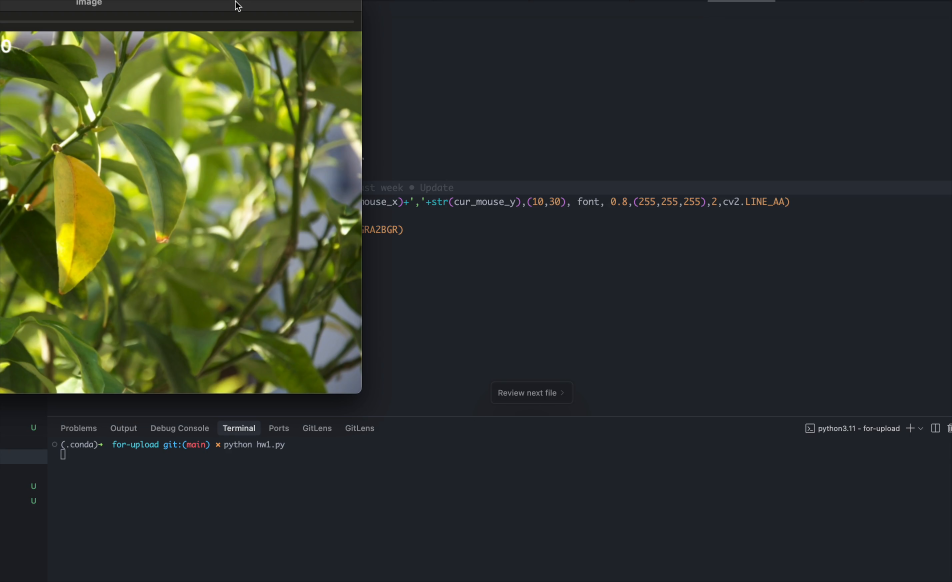
#> input picture frame 150 of assets/hw1.mp4, 2854 x 1746 px, given in place of sky.avi, which was not available (shown at 1/3 size)
$ python hw2.py
#> lines starting #> are read from the running program, lines starting #| are printed output that depends on the picture; after the words box and inside, x2 and y2 are one past the last pixel; in counts of white or black regions, pixels touching at a corner belong together; pictures that were not available may be replaced by others from this repository, and a replacement may not be noted
import cv2
import numpy as np
cap = cv2.VideoCapture('sources/sky.avi')

# rgb(175, 218, 190)
# rgb(190, 244, 227)
# rgb(166, 172, 124)

while(cap.isOpened()):
  ret, frame = cap.read()
#> frame is the input picture: shape (1746, 2854, 3); mean B, G, R 42.2, 54.1, 48.9
  hsv = cv2.cvtColor(frame, cv2.COLOR_BGR2HSV)
#> hsv: shape (1746, 2854, 3); mean H, S, V 90.4, 84.7, 59.1
  lower_blue = np.array([30,40,40])
  upper_blue = np.array([180,255,255])
  mask = cv2.inRange(hsv, lower_blue, upper_blue)
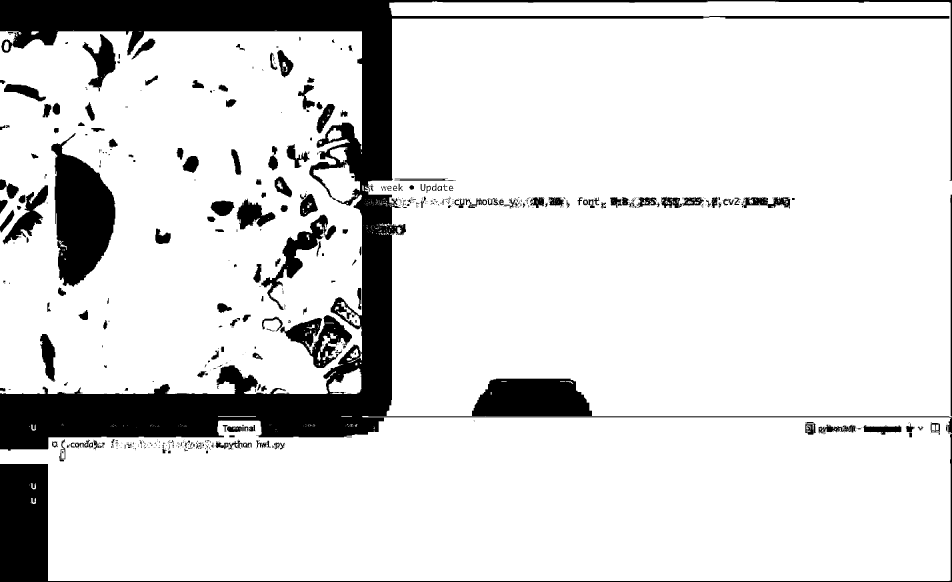
#> mask: shape (1746, 2854) (shown at 1/3 size); 86.1% white; 785 black regions (543 under 20 px), largest, box (x1, y1, x2, y2) and area: (0, 0, 2854, 1352) 455249, (0, 1302, 2854, 1746) 59728, (154, 400, 346, 860) 54410
  res = cv2.bitwise_and(frame, frame, mask=mask)
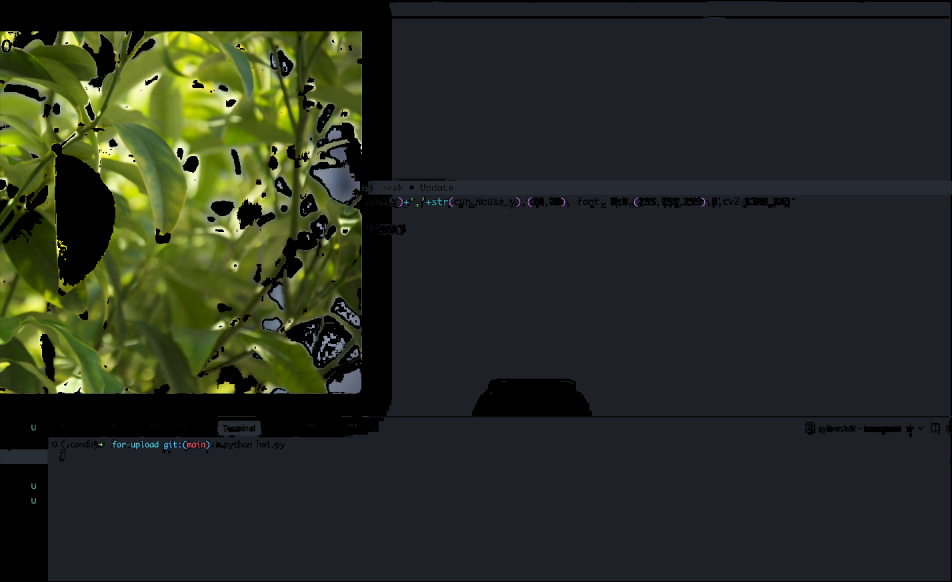
#> res: shape (1746, 2854, 3) (shown at 1/3 size); mean B, G, R 35.3, 45.3, 39.9
  cv2.imshow('frame', frame)
  cv2.imshow('mask', mask)
  cv2.imshow('res', res)

  k = cv2.waitKey(5) & 0xFF
#> (key Esc is pressed here)
  if k == 27:
    break

cv2.destroyAllWindows()

$ run again, starting later in the video
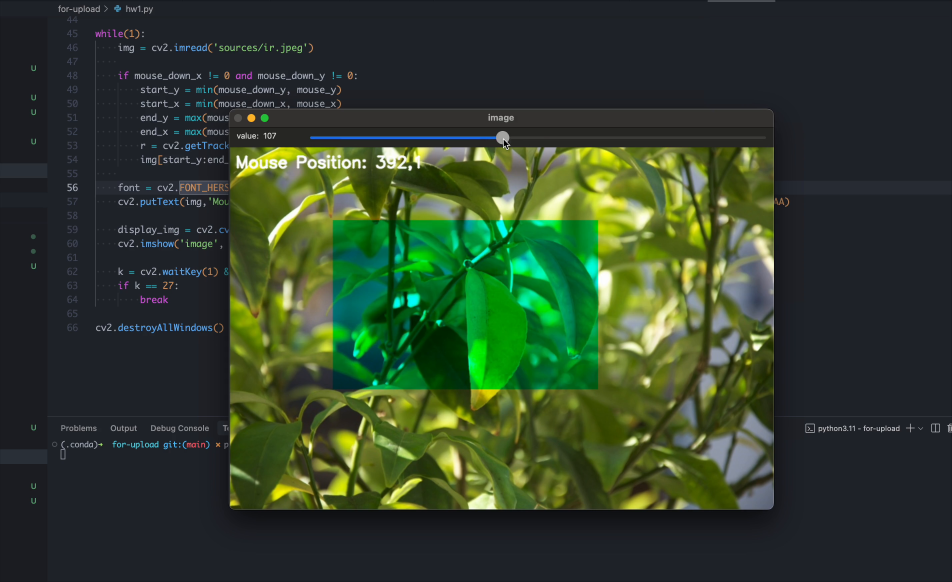
#> input picture frame 678 of assets/hw1.mp4, 2854 x 1746 px, given in place of sky.avi, which was not available (shown at 1/3 size)
#> frame is the input picture: shape (1746, 2854, 3); mean B, G, R 43.2, 63.6, 48.4
#> hsv: shape (1746, 2854, 3); mean H, S, V 83.8, 101.6, 67.8
#> `mask = cv2.inRange(hsv, lower_blue, upper_blue)`:
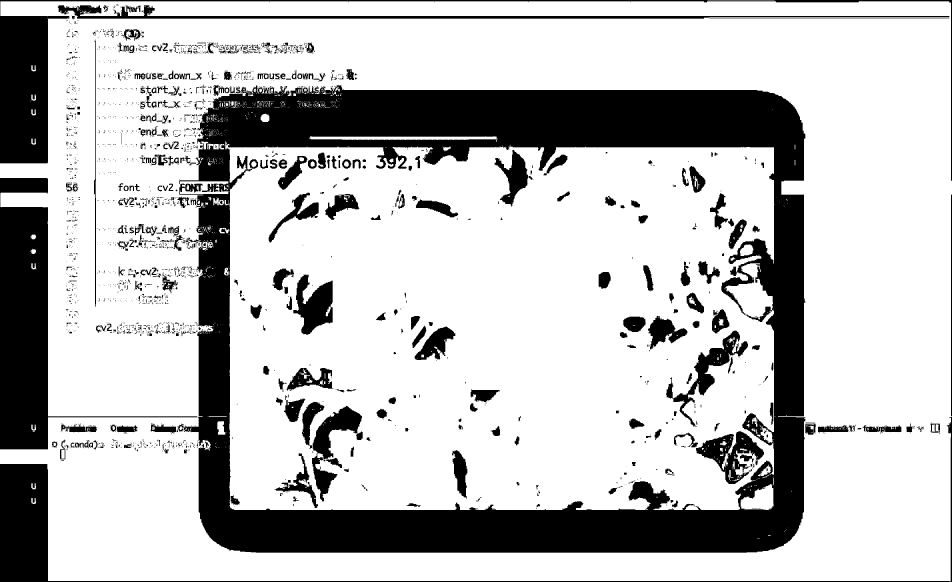
#> mask: shape (1746, 2854) (shown at 1/3 size); 75.3% white; 2861 black regions (2357 under 20 px), largest, box (x1, y1, x2, y2) and area: (534, 255, 2416, 1658) 751568, (0, 534, 592, 1348) 111736, (0, 0, 2854, 542) 76159
#> `res = cv2.bitwise_and(frame, frame, mask=mask)`:
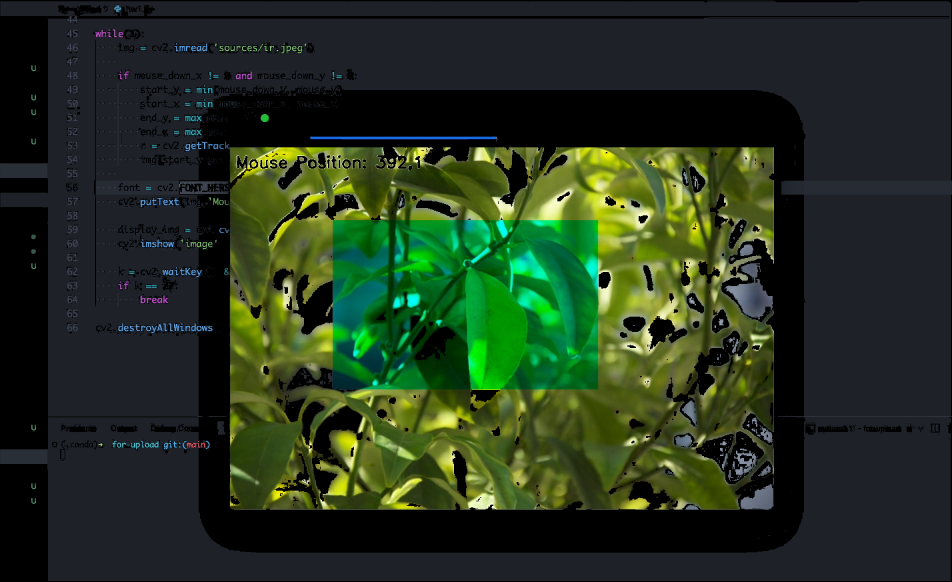
#> res: shape (1746, 2854, 3) (shown at 1/3 size); mean B, G, R 31.1, 51.3, 36.4

$ run again, starting later in the video
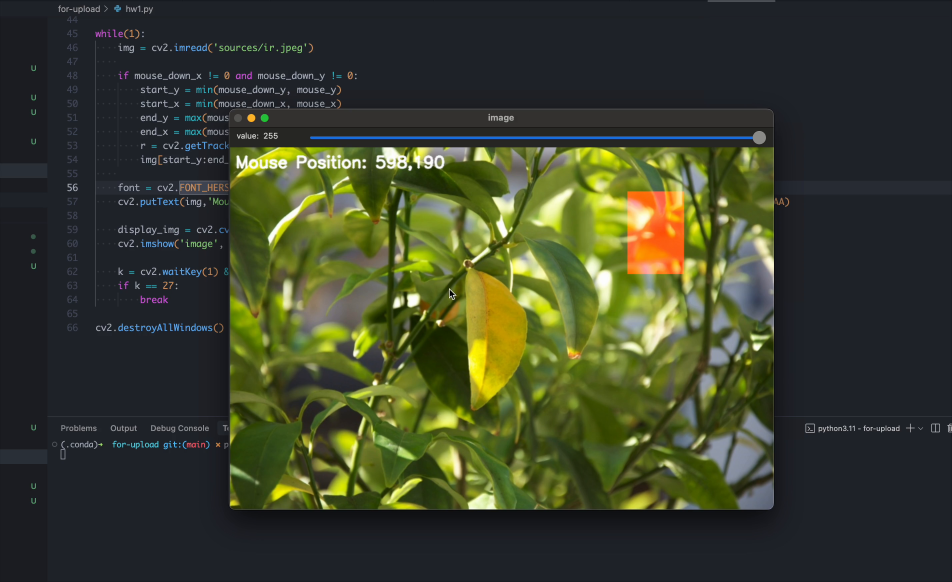
#> input picture frame 1205 of assets/hw1.mp4, 2854 x 1746 px, given in place of sky.avi, which was not available (shown at 1/3 size)
#> frame is the input picture: shape (1746, 2854, 3); mean B, G, R 43.5, 63.7, 58.7
#> hsv: shape (1746, 2854, 3); mean H, S, V 81, 95.7, 69.4
#> `mask = cv2.inRange(hsv, lower_blue, upper_blue)`:
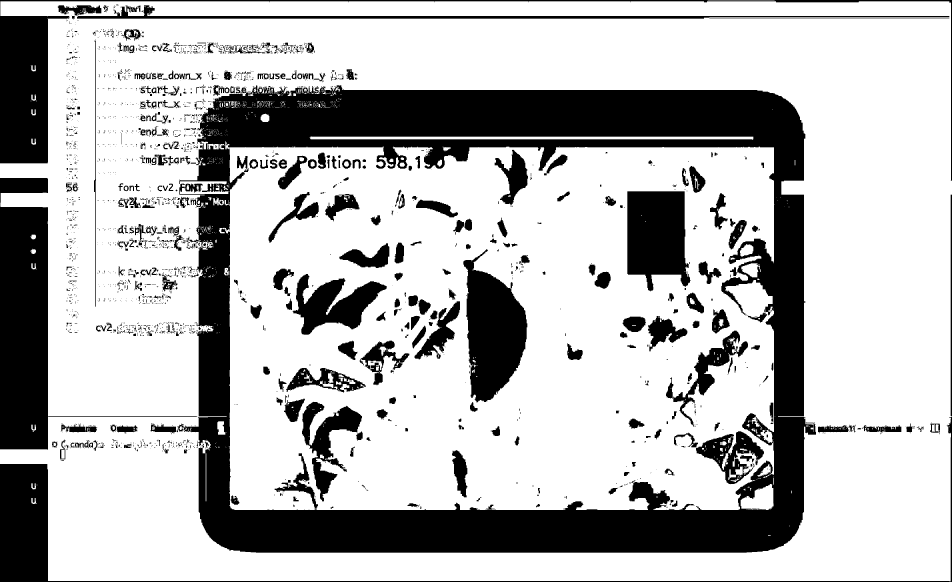
#> mask: shape (1746, 2854) (shown at 1/3 size); 72.7% white; 2904 black regions (2380 under 20 px), largest, box (x1, y1, x2, y2) and area: (534, 255, 2448, 1658) 744974, (0, 534, 592, 1350) 111444, (0, 0, 2854, 542) 76150
#> `res = cv2.bitwise_and(frame, frame, mask=mask)`:
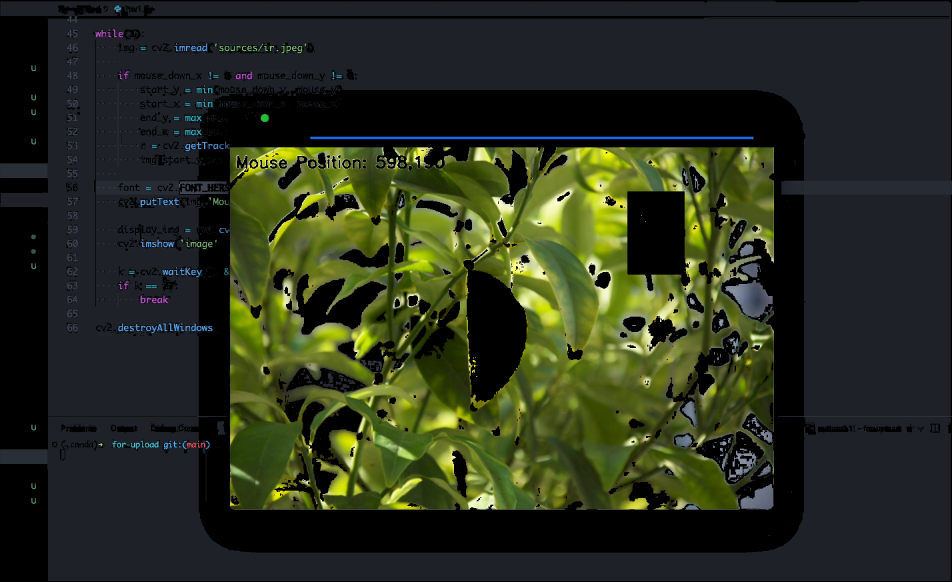
#> res: shape (1746, 2854, 3) (shown at 1/3 size); mean B, G, R 30, 47.7, 41.5
